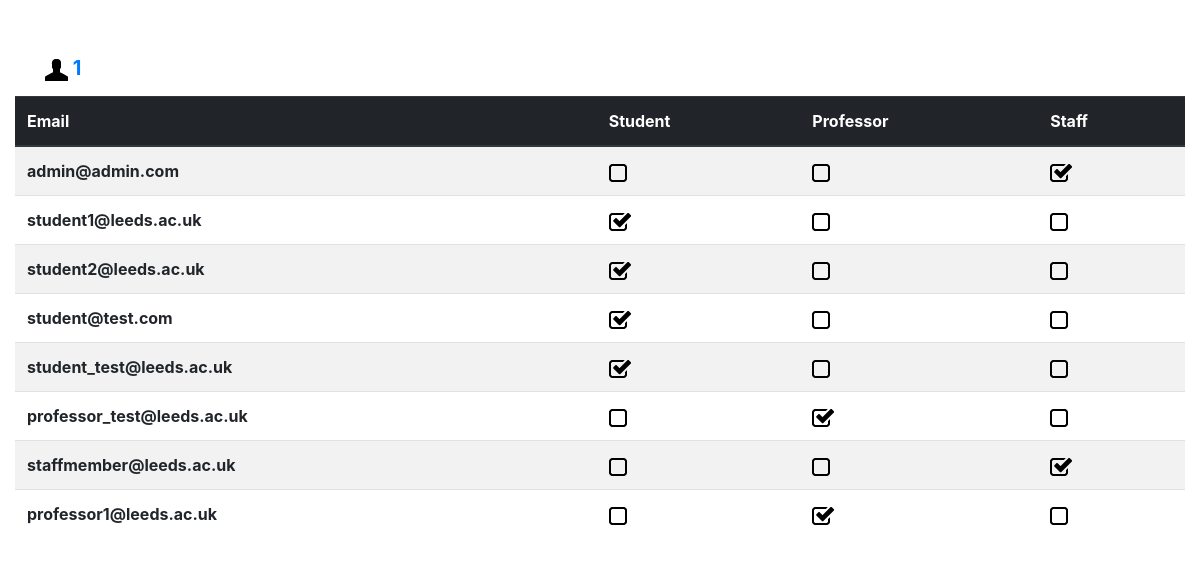
/display_users/ (signed in), run on the app's committed database.
### sis/models.py (models this page shows, shortened)
class User(AbstractBaseUser):
    email     = models.EmailField(max_length=255, unique=True)
    active    = models.BooleanField(default=True)
    student     = models.BooleanField(default=False)
    professor    = models.BooleanField(default=False)
    staff       = models.BooleanField(default=False)
    USERNAME_FIELD = 'email'
    REQUIRED_FIELD = []
    objects = UserManager()
    @property
    def is_student(self):
        return self.student
    @property
    def is_professor(self):
        return self.professor
    @property
    def is_staff(self):
        return self.staff
    @property
    def is_active(self):
        return self.active

### sis/views.py (the view)
# urls.py: path('display_users/', views.display_users, name="display_users"),
def display_users(request):
    if not request.user.is_staff:
        return HttpResponseRedirect('/login_user/')
    users = User.objects.all()
    user_list = []
    for user in users:
        user_dict = {}
        user_dict['id'] = user.id
        user_dict['email'] = user.email
        user_dict['is_student'] = user.is_student
        user_dict['is_professor'] = user.is_professor
        user_dict['is_staff'] = user.is_staff
        user_list.append(user_dict)
    return render(request,'sis/display_users.html', {'user_list':user_list})

### sis/templates/sis/display_users.html
{% extends 'sis/base.html' %}
{% block content %}
<div class="container-fluid">
  <div class="row">
                <table class="table table-striped">
                  <thead class="thead-dark">
                    <tr>
                      <th scope="col">Email</th>
                      <th scope="col">Student</th>
                      <th scope="col">Professor</th>
                      <th scope="col">Staff</th>
                    </tr>
                    <tbody>
                      {% load static %}
                      {% for user in user_list %}
                      <tr>
                        <th scope="row">{{user.email}}</th>
                        <td>
                          {% if user.is_student %}
                          <img src={% static 'images/checked.png' %} alt="Checked icon">
                          {% else %}
                          <img src={% static 'images/unchecked.png' %} alt="Unchecked icon">
                          {% endif %}
                        </td>
                        <td>
                          {% if user.is_professor %}
                          <img src={% static 'images/checked.png' %} alt="Checked icon">
                          {% else %}
                          <img src={% static 'images/unchecked.png' %} alt="Unchecked icon">
                          {% endif %}
                        </td>
                        <td>
                          {% if user.is_staff %}
                          <img src={% static 'images/checked.png' %} alt="Checked icon">
                          {% else %}
                          <img src={% static 'images/unchecked.png' %} alt="Unchecked icon">
                          {% endif %}
                        </td>
                      </tr>
                      {% endfor %}
                    </tbody>
                  </thead>
                </table>
  </div>
</div>
{% endblock %}

### sis/templates/sis/base.html (shortened to what this page needs)
<!DOCTYPE html>
<html lang="en">
<head>
  <link rel="stylesheet" href="https://maxcdn.bootstrapcdn.com/bootstrap/4.0.0-alpha.6/css/bootstrap.min.css">
  {% load static %}
  <link rel='stylesheet' type="text/css" href={% static 'mystyle.css' %} />
</head>
<body>
  <nav class="navbar navbar-toggleable-md navbar navbar-inverse bg-inverse">
  <button class="navbar-toggler navbar-toggler-right" type="button" data-toggle="collapse" data-target="#navbarNav" aria-controls="navbarNav" aria-expanded="false" aria-label="Toggle navigation">
    <span class="navbar-toggler-icon"></span>
  </button>
  <div class="container">
  {% if request.session.logged_in == 'logged_in' %}
  <a class="navbar-brand" href="/{{request.session.permission}}_redirect/"><img src={% static 'images/user.png' %} alt="Plus Sign"><strong> {{request.session.username}}</strong></a>
  {% else %}
  <a class="navbar-brand" href="{% url 'sis:index' %}" >SIS</a>
  {% endif %}
</div>
</nav>
<div class="container-fluid">
  {% block content %}
  {% endblock %}
</div>
</body>
</html>

### data on the page
User: email "admin@admin.com"
User: email "student1@leeds.ac.uk"
User: email "student2@leeds.ac.uk"
User: email "student@test.com"
User: email "student_test@leeds.ac.uk"
User: email "professor_test@leeds.ac.uk"
User: email "staffmember@leeds.ac.uk"
User: email "professor1@leeds.ac.uk"

### other printed values
{{ request.session.username }} "1"
